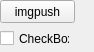
<?xml version="1.0" encoding="UTF-8"?>
<ui version="4.0">
 <class>Form</class>
 <widget class="QWidget" name="Form">
  <property name="geometry">
   <rect>
    <x>0</x>
    <y>0</y>
    <width>94</width>
    <height>52</height>
   </rect>
  </property>
  <property name="windowTitle">
   <string>Form</string>
  </property>
  <widget class="QPushButton" name="pushButton">
   <property name="geometry">
    <rect>
     <x>0</x>
     <y>0</y>
     <width>75</width>
     <height>23</height>
    </rect>
   </property>
   <property name="text">
    <string>imgpush</string>
   </property>
  </widget>
  <widget class="QCheckBox" name="checkBox">
   <property name="geometry">
    <rect>
     <x>0</x>
     <y>30</y>
     <width>70</width>
     <height>17</height>
    </rect>
   </property>
   <property name="text">
    <string>CheckBox</string>
   </property>
  </widget>
 </widget>
 <resources/>
 <connections/>
</ui>
